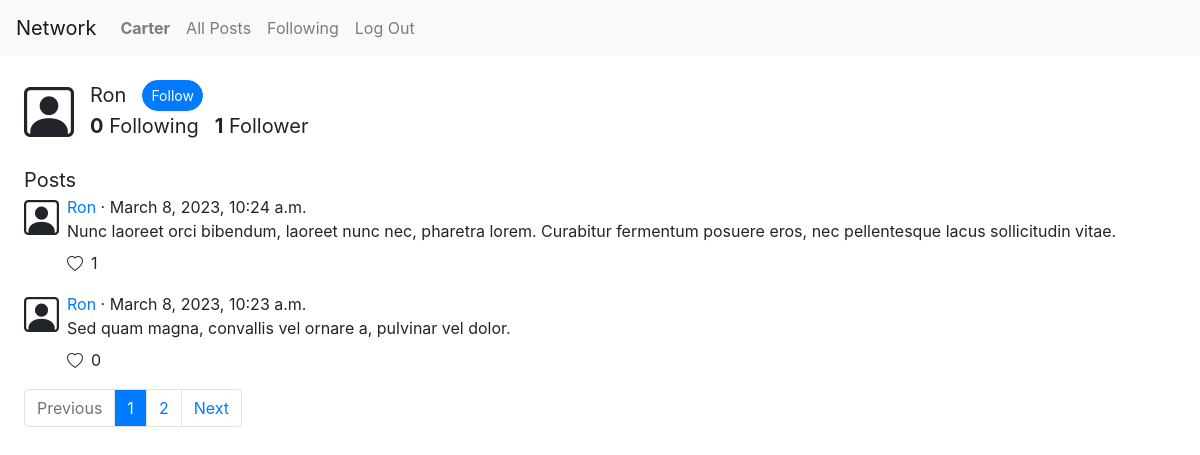
The app's page /profile/Ron (signed in) with its own data.
### network/models.py (models this page shows, shortened)
class User(AbstractUser):
    def get_followers(self):
        filtered_connections = Connection.objects.filter(target=self)
        followers = []
        for connection in filtered_connections:
            followers.append(connection.origin)
        return followers
    def get_following(self):
        filtered_connections = Connection.objects.filter(origin=self)
        following = []
        for connection in filtered_connections:
            following.append(connection.target)
        return following

class Post(models.Model):
    creator = models.ForeignKey(User, on_delete=models.CASCADE, related_name="posts")
    content = models.TextField(max_length=280)
    timestamp = models.DateTimeField(auto_now_add=True)
    likers = models.ManyToManyField(User, related_name="likes")

### network/views.py (the view)
# urls.py: path("profile/<str:username>", views.profile, name="profile"),
def profile(request, username):
    profile_user = User.objects.get(username=username)
    profile_user_posts = profile_user.posts.order_by("-timestamp")
    paginator = Paginator(profile_user_posts, 2)
    page_number = request.GET.get("page", 1)
    page_obj = paginator.get_page(page_number)
    page_numbers_list = paginator.get_elided_page_range(page_number, on_each_side=1, on_ends=1)
    profile_user_followers = profile_user.get_followers()
    followers_number = len(profile_user_followers)
    profile_user_following = profile_user.get_following()
    following_number = len(profile_user_following)
    loggedIn_user_following = None
    if request.user.is_authenticated:
        loggedIn_user_following = request.user.get_following()
    return render(request, "network/profile.html", {
        "profile_user": profile_user,
        "page_obj": page_obj,
        "page_numbers_list": page_numbers_list,
        "followers_number": followers_number,
        "following_number": following_number,
        "loggedIn_user_following": loggedIn_user_following
    })

### network/templates/network/profile.html (shortened to what this page needs)
{% extends "network/layout.html" %}
{% load static %}
{% block body %}
<div class="profile_page_container ml-4 mt-4 d-flex flex-column">
    <div class="user_details_container d-flex justify-content-start align-items-start">
        <i class="bi bi-person-square d-flex align-items-start mr-3 profile_page_icon"></i>
        <div class="next_to_icon_container d-flex flex-column justify-content-start align-items-start">
            <div class="username_follow_btn_container d-flex">
                <div id="profile-username" data-username={{profile_user.username}} class="profile_page_font_size">{{ profile_user.username }}</div>
                {% if user.is_authenticated and request.user != profile_user %}
                    {% if profile_user in loggedIn_user_following %}
                        <button id="follow-btn" class="btn btn-sm btn-primary rounded-pill ml-3" style="display:none">Follow</button>
                        <button id="unfollow-btn" class="btn btn-sm btn-primary rounded-pill ml-3" style="display:block">Unfollow</button>
                    {% else %}
                        <button id="follow-btn" class="btn btn-sm btn-primary rounded-pill ml-3" style="display:block">Follow</button>
                    {% endif %}
                {% endif %}
            </div>
            <div class="following_followers_container d-flex">
                <div class="mr-3 profile_page_font_size"><strong>{{ following_number }}</strong> Following</div>
                {% if followers_number == 1 %}
                    <div id="followers-count" class="profile_page_font_size"><strong>{{ followers_number }}</strong> Follower</div>
                {% else %}
                    <div id="followers-count" class="profile_page_font_size"><strong>{{ followers_number }}</strong> Followers</div>
                {% endif %}
            </div>
        </div>
    </div>
    <div class="mt-4 profile_page_font_size">Posts</div>
    {% for post in page_obj %}
        {% include 'network/includes/post_layout.html' %}
    {% empty %}
        <div>{{ profile_user.username }} has no posts yet.</div>
    {% endfor %}
    {% include 'network/includes/page_navigation.html' %}
</div>
{% endblock %}

### network/templates/network/layout.html (shortened to what this page needs)
{% load static %}
<!DOCTYPE html>
<html lang="en">
    <head>
        <link rel="stylesheet" href="https://stackpath.bootstrapcdn.com/bootstrap/4.4.1/css/bootstrap.min.css">
        <link rel="stylesheet" href="https://cdn.jsdelivr.net/npm/bootstrap-icons@1.10.3/font/bootstrap-icons.css">
        <link href="{% static 'network/styles.css' %}" rel="stylesheet">
    </head>
    <body>
        <nav class="navbar navbar-expand-lg navbar-light bg-light">
            <a class="navbar-brand" href="#">Network</a>
            <div>
              <ul class="navbar-nav mr-auto">
                {% if user.is_authenticated %}
                    <li class="nav-item">
                        <a class="nav-link" href="{% url 'network:profile' request.user.username %}"><strong>{{ request.user.username }}</strong></a>
                    </li>
                {% endif %}
                <li class="nav-item">
                  <a class="nav-link" href="{% url 'network:index' %}">All Posts</a>
                </li>
                {% if user.is_authenticated %}
                    <li class="nav-item">
                        <a class="nav-link" href="{% url 'network:following_posts' %}">Following</a>
                    </li>
                    <li class="nav-item">
                        <a class="nav-link" href="{% url 'network:logout' %}">Log Out</a>
                    </li>
                {% endif %}
              </ul>
            </div>
        </nav>
        {% block body %}
        {% endblock %}
    </body>
</html>

### network/templates/network/includes/post_layout.html (shortened to what this page needs)
<div class="post_container d-flex justify-content-start align-items-start mb-3">
    <i class="bi bi-person-square user_icon mr-2 d-flex justify-content-start"></i>
    <div id="post-details-{{post.id}}" class="post_details d-flex flex-column justify-content-start align-items-start">
        <div class="username_timestamp_container">
            <div class="mr-3"><a href="{% url 'network:profile' post.creator.username %}">{{ post.creator }}</a> · {{ post.timestamp }}</div>
        </div>
        <div id="content-{{post.id}}" class="content_container mb-2">{{ post.content }}</div>
        <div id="like-edit-container-{{post.id}}" class="like_edit_container">
            <div class="likes_container d-flex justify-content-start align-items-start">
                {% if request.user in post.likers.all %}
                    <i id="heart-{{post.id}}" class="bi bi-heart-fill heart_fill_icon" data-postid={{post.id}}></i>
                {% else %}
                    <i id="heart-{{post.id}}" class="bi bi-heart heart_icon" data-postid={{post.id}}></i>
                {% endif %}
                <div id="likes-count-{{post.id}}" class="likes_count_container ml-2">{{ post.likers.count }}</div>
            </div>
        </div>
    </div>
</div>

### network/templates/network/includes/page_navigation.html
<nav aria-label="Page navigation">
    <ul class="pagination">
        {% if page_obj.has_previous %}
            <li class="page-item"><a class="page-link" href="?page={{ page_obj.previous_page_number }}">Previous</a></li>
        {% else %}
            <li class="page-item disabled"><span class="page-link">Previous</span></li>
        {% endif %}
        {% for page in page_numbers_list %}
            {% if page == page_obj.number %}
                <li class="page-item disabled"><span class="page-link bg-primary text-light">{{ page }}</span></li>
            {% elif page == page_obj.paginator.ELLIPSIS %}
                <li class="page-item"><span class="page-link">{{ page }}</span></li>
            {% else %}
                <li class="page-item"><a class="page-link" href="?page={{ page }}">{{ page }}</a></li>
            {% endif %}
        {% endfor %}
        {% if page_obj.has_next %}
            <li class="page-item"><a class="page-link" href="?page={{ page_obj.next_page_number }}">Next</a></li>
        {% else %}
            <li class="page-item disabled"><span class="page-link">Next</span></li>
        {% endif %}
    </ul>
</nav>

### network/static/network/styles.css (style rules this page uses)
.user_icon { font-size: 35px; margin-top: 5px; }
.heart_icon, .heart_fill_icon { margin-top: 1px; cursor: pointer; }
.profile_page_icon { margin-top: 7px; font-size: 50px; }
.profile_page_font_size { font-size: 20px; }
.like_edit_container { display: flex; }

### records on screen
User: user.username "Carter"
User: username "Ron"
Post: creator "Ron", timestamp "March 8, 2023, 10:24 a.m.", content "Nunc laoreet orci bibendum, laoreet nunc nec, pharetra lorem. Curabitur fermentum posuere eros, nec pellentesque lacus sollicitudin vitae.", likers.count "1"
Post: creator "Ron", timestamp "March 8, 2023, 10:23 a.m.", content "Sed quam magna, convallis vel ornare a, pulvinar vel dolor.", likers.count "0"

### other values on screen
{{ following_number }} "0"
{{ followers_number }} "1"
{{ page }} "1"
{{ page }} "2"
